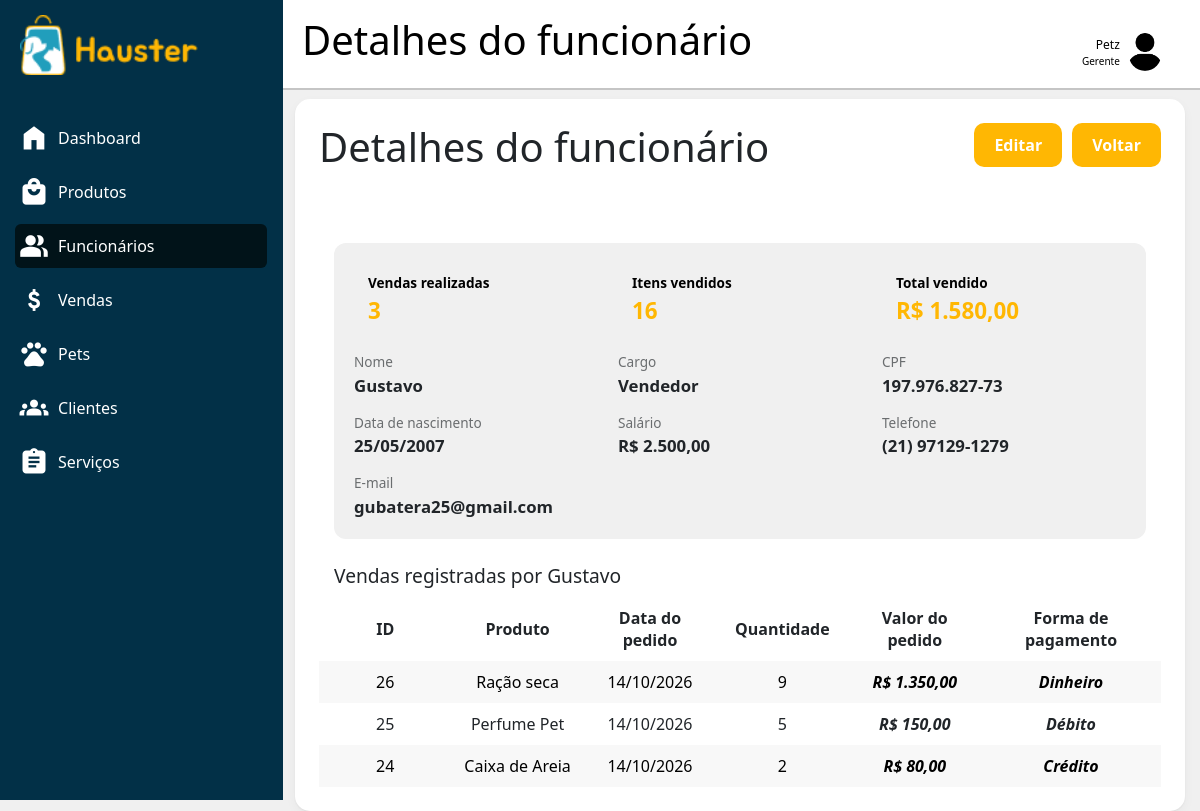
The page /dashboard.php?pagina=funcionarios_detalhar&id_func=1 (signed in) on the database as committed earlier.
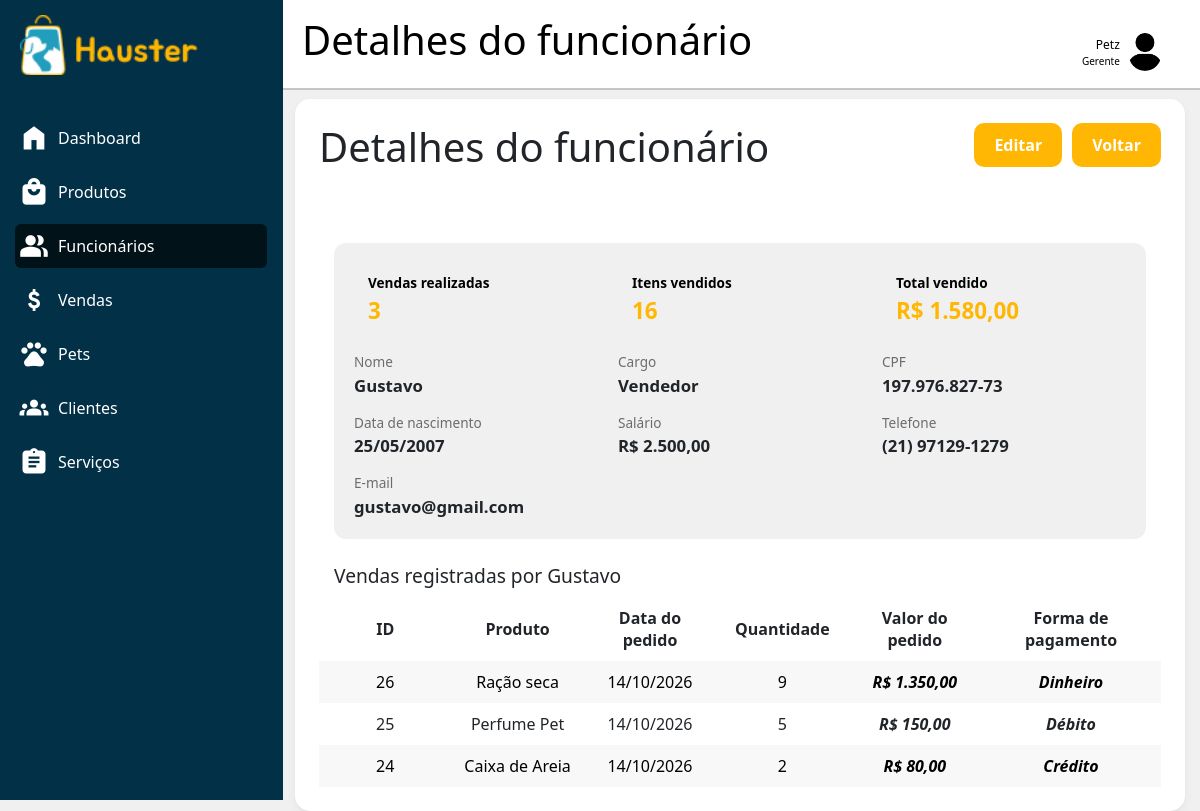
The same page on the database as committed later.
### tables this page shows
CREATE TABLE IF NOT EXISTS `funcionarios` (
  `idfuncionarios` int(11) NOT NULL AUTO_INCREMENT,
  `nome` varchar(45) NOT NULL,
  `dt_nasc` date NOT NULL,
  `salario` decimal(10,2) NOT NULL,
  `cpf` varchar(11) NOT NULL,
  `email` varchar(45) NOT NULL,
  `telefone` varchar(14) NOT NULL,
  `senha` varchar(255) NOT NULL,
  `cargos_idcargos` int(11) NOT NULL,
  `estabelecimento_idestabelecimento` int(11) NOT NULL,
  PRIMARY KEY (`idfuncionarios`),
  UNIQUE KEY `uk_funcionarios_id_cargo` (`idfuncionarios`,`cargos_idcargos`),
  KEY `fk_funcionarios_cargos_id` (`cargos_idcargos`),
  KEY `fk_funcionarios_estabelecimento_id` (`estabelecimento_idestabelecimento`),
  CONSTRAINT `fk_funcionarios_cargos` FOREIGN KEY (`cargos_idcargos`) REFERENCES `cargos` (`idcargos`) ON DELETE NO ACTION ON UPDATE NO ACTION,
  CONSTRAINT `fk_funcionarios_estabelecimento` FOREIGN KEY (`estabelecimento_idestabelecimento`) REFERENCES `estabelecimento` (`idestabelecimento`) ON DELETE CASCADE ON UPDATE NO ACTION
);

CREATE TABLE IF NOT EXISTS `cargos` (
  `idcargos` int(11) NOT NULL AUTO_INCREMENT,
  `nome` varchar(45) NOT NULL,
  PRIMARY KEY (`idcargos`)
);

CREATE TABLE IF NOT EXISTS `itens_pedido` (
  `id_pedido` int(11) NOT NULL AUTO_INCREMENT,
  `produtos_idprodutos` int(11) NOT NULL,
  `dt_pedido` date NOT NULL,
  `valor` decimal(10,2) NOT NULL,
  `quantidade` int(11) NOT NULL DEFAULT 1,
  `form_pagamento` enum('Crédito','Débito','Pix','Dinheiro') NOT NULL,
  `estabelecimento_idestabelecimento` int(11) NOT NULL,
  `funcionarios_idfuncionarios` int(11),
  PRIMARY KEY (`id_pedido`),
  KEY `fk_itens_pedido_estabelecimento1_idx` (`estabelecimento_idestabelecimento`),
  KEY `fk_itens_pedido_funcionarios1_idx` (`funcionarios_idfuncionarios`),
  CONSTRAINT `fk_itens_pedido_funcionarios1` FOREIGN KEY (`funcionarios_idfuncionarios`) REFERENCES `funcionarios` (`idfuncionarios`) ON DELETE SET NULL ON UPDATE CASCADE
);

CREATE TABLE IF NOT EXISTS `produtos` (
  `idprodutos` int(11) NOT NULL AUTO_INCREMENT,
  `nome_prod` varchar(45) NOT NULL,
  `validade` date NOT NULL,
  `estoque` int(11) NOT NULL,
  `marca` varchar(45) NOT NULL,
  `preco` decimal(10,2) NOT NULL,
  `categorias_idcategorias` int(11) NOT NULL,
  `estabelecimento_idestabelecimento` int(11) NOT NULL,
  PRIMARY KEY (`idprodutos`,`categorias_idcategorias`,`estabelecimento_idestabelecimento`),
  KEY `fk_produtos_categorias1_idx` (`categorias_idcategorias`),
  KEY `fk_produtos_estabelecimento1_idx` (`estabelecimento_idestabelecimento`),
  CONSTRAINT `fk_produtos_categorias1` FOREIGN KEY (`categorias_idcategorias`) REFERENCES `categorias` (`idcategorias`) ON DELETE NO ACTION ON UPDATE NO ACTION,
  CONSTRAINT `fk_produtos_estabelecimento` FOREIGN KEY (`estabelecimento_idestabelecimento`) REFERENCES `estabelecimento` (`idestabelecimento`) ON DELETE CASCADE ON UPDATE NO ACTION
);

### includes/helpers_funcionarios.php (called while the page is built, shortened)
<?php
function formatar_cpf(string $cpf): string
{
    return preg_replace('/(\d{3})(\d{3})(\d{3})(\d{2})/', '$1.$2.$3-$4', $cpf);
}
function formatar_telefone(string $tel): string
{
    if (strlen($tel) === 11) {
        return preg_replace('/(\d{2})(\d{5})(\d{4})/', '($1) $2-$3', $tel);
    }
    return $tel;
}
function formatar_dinheiro($valor): string
{
    return 'R$ ' . number_format((float) $valor, 2, ',', '.');
}

### dashboard/funcionarios/detalhar.php (the view, shortened to what this page needs)
<?php
include_once "includes/helpers_funcionarios.php";
$estabelecimento_id = $_SESSION['estabelecimento_id'];
$id = isset($_GET['id_func']) ? (int) $_GET['id_func'] : 0;
$stmt = $conexao->prepare(
    "SELECT f.*, c.nome AS nome_cargo
     FROM funcionarios f
     JOIN cargos c ON c.idcargos = f.cargos_idcargos
     WHERE f.idfuncionarios = :id AND f.estabelecimento_idestabelecimento = :estab"
);
$stmt->execute([':id' => $id, ':estab' => $estabelecimento_id]);
$func = $stmt->fetch();
$stmt = $conexao->prepare(
    "SELECT COUNT(*)                    AS total_vendas,
            COALESCE(SUM(quantidade),0) AS total_itens,
            COALESCE(SUM(valor),0)      AS total_valor
     FROM itens_pedido
     WHERE funcionarios_idfuncionarios = :id
       AND estabelecimento_idestabelecimento = :estab"
);
$stmt->execute([':id' => $id, ':estab' => $estabelecimento_id]);
$resumo = $stmt->fetch();
$stmt = $conexao->prepare(
    "SELECT ip.id_pedido, ip.dt_pedido, ip.valor, ip.quantidade, ip.form_pagamento,
            p.nome_prod AS produto
     FROM itens_pedido ip
     LEFT JOIN produtos p ON p.idprodutos = ip.produtos_idprodutos
     WHERE ip.funcionarios_idfuncionarios = :id
       AND ip.estabelecimento_idestabelecimento = :estab
     ORDER BY ip.dt_pedido DESC, ip.id_pedido DESC"
);
$stmt->execute([':id' => $id, ':estab' => $estabelecimento_id]);
$vendas = $stmt->fetchAll();
?>
<main class="tabela content fundo">
    <div class="cabecalho-tabela">
        <h1 class="titulo">Detalhes do funcionário</h1>
        <div style="display:flex; gap:10px;">
            <a href="dashboard.php?pagina=funcionarios_editar&id_func=<?= $func['idfuncionarios'] ?>" class="btn-cadastrar">Editar</a>
            <a href="dashboard.php?pagina=funcionarios" class="btn-cadastrar">Voltar</a>
        </div>
    </div>
    <div class="dados-func">
        <div class="destaque-func"><span>Vendas realizadas</span><strong><?= (int) $resumo['total_vendas'] ?></strong></div>
        <div class="destaque-func"><span>Itens vendidos</span><strong><?= (int) $resumo['total_itens'] ?></strong></div>
        <div class="destaque-func"><span>Total vendido</span><strong><?= formatar_dinheiro($resumo['total_valor']) ?></strong></div>
        <div><span>Nome</span><strong><?= htmlspecialchars($func['nome']) ?></strong></div>
        <div><span>Cargo</span><strong><?= htmlspecialchars($func['nome_cargo']) ?></strong></div>
        <div><span>CPF</span><strong><?= htmlspecialchars(formatar_cpf($func['cpf'])) ?></strong></div>
        <div><span>Data de nascimento</span><strong><?= date('d/m/Y', strtotime($func['dt_nasc'])) ?></strong></div>
        <div><span>Salário</span><strong><?= formatar_dinheiro($func['salario']) ?></strong></div>
        <div><span>Telefone</span><strong><?= htmlspecialchars(formatar_telefone($func['telefone'])) ?></strong></div>
        <div><span>E-mail</span><strong><?= htmlspecialchars($func['email']) ?></strong></div>
    </div>
    <h2 class="subtitulo-func">Vendas registradas por <?= htmlspecialchars($func['nome']) ?></h2>
    <table class="table-sb">
        <tr class="linha">
            <th class="celulas">ID</th>
            <th class="celulas">Produto</th>
            <th class="celulas">Data do pedido</th>
            <th class="celulas">Quantidade</th>
            <th class="celulas">Valor do pedido</th>
            <th class="celulas">Forma de pagamento</th>
        </tr>
        <?php if (count($vendas) > 0): ?>
            <?php foreach ($vendas as $venda): ?>
                <tr class="linha">
                    <td class="celulas"><?= htmlspecialchars($venda['id_pedido']) ?></td>
                    <td class="celulas"><?= htmlspecialchars($venda['produto'] ?? 'Produto removido') ?></td>
                    <td class="celulas"><?= date('d/m/Y', strtotime($venda['dt_pedido'])) ?></td>
                    <td class="celulas"><?= (int) $venda['quantidade'] ?></td>
                    <td class="celulas destaque"><?= formatar_dinheiro($venda['valor']) ?></td>
                    <td class="celulas destaque"><?= htmlspecialchars($venda['form_pagamento']) ?></td>
                </tr>
            <?php endforeach; ?>
        <?php else: ?>
            <tr class="linha">
                <td class="celulas" colspan="6">Este funcionário ainda não registrou nenhuma venda.</td>
            </tr>
        <?php endif; ?>
    </table>
</main>

Rows that differ between the two databases and show on the page:
changed funcionarios "Gustavo": email "gubatera25@gmail.com" → "gustavo@gmail.com"
